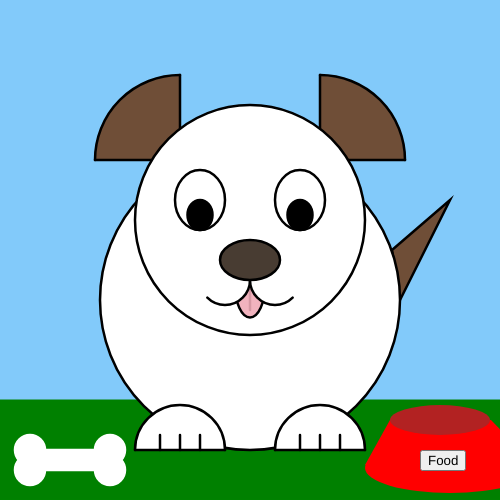
Frame 1 (no input)
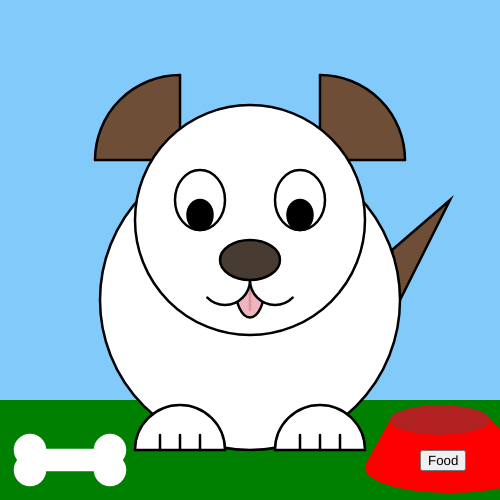
Frame 60 (no input)
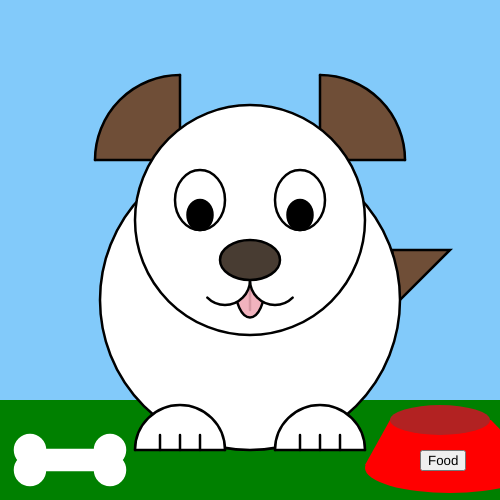
Frame 120 (the mouse pressed at the canvas centre since frame 60)

The p5.js sketch that drew these frames (run headless with seeded random() and noise() and a simulated clock; from frame 60 on, the mouse is pressed at the canvas centre):

// p5.js sketch
// ── sketch.js
var eyeW=50;
var eyeH=60;
var noseW=60;
var noseH=40;
var earsize=170;
var tongue='#F1B3BE';
var bowlFill='#b22222';
var foodButton;
var tailx= 450;
var taily= 200;


function setup() {
  // put setup code here
  createCanvas(500,500);
  foodButton=createButton('Food');
  foodButton.position(420,450);
  foodButton.mousePressed(function(){
  bowlFill='#483C32';
});
}

function draw() {
  // put drawing code here
background('#82CAFA');
  fill('green');
  stroke('green')
  rect(0,400,500,100);
  strokeWeight(2.5);
  stroke('black');
//ears
  fill('#6F4E37');
  arc(180,160,earsize,earsize,PI,0-HALF_PI);
  line(180-(earsize/2),160,180,160);
  line(180,160-(earsize/2),180,160);
  arc(320,160,earsize,earsize,HALF_PI+PI,0);
  line(320+(earsize/2),160,320,160);
  line(320,160-(earsize/2),320,160);

//tail
triangle(400,300,392,250,tailx,taily);

  fill ('white');
//body
ellipse(250,300,300,300);
//head
ellipse(250,220,230,230);
//feet
arc(180,450,90,90,PI,0);
arc(320,450,90,90,PI,0);
line(135,450,225,450);
line(320-45,450,320+45,450);
line(200,450,200,435);
line(180,450,180,435);
line(160,450,160,435);
line(320,450,320,435);
line(300,450,300,435);
line(340,450,340,435);

//eyes
fill('white');
ellipse(200,200,eyeW,eyeH);
ellipse(300,200,eyeW,eyeH);
fill('black')
ellipse(200,215,eyeW/2,eyeH/2);
ellipse(300,215,eyeW/2,eyeH/2);
//bone
fill('white');
stroke('white');
rect(30,450,70,20);
circle(30,450,30);
circle(30,470,30);
circle(110,450,30);
circle(110,470,30);
stroke('black')
//tongue
fill(tongue);
arc(250,285,30,65,0,PI);
stroke('#d598a3');
line(250,290,250,310);
//mouth
stroke('black')
fill('white');
arc(250-25,260+(noseH/2),50,50,0,PI-QUARTER_PI);
arc(250+25,260+(noseH/2),50,50,0+QUARTER_PI,PI+QUARTER_PI);
//nose
fill('#483C32')
ellipse(250,260,noseW,noseH);
//bowl
strokeWeight(0);
fill('red');
ellipse(450,468,170,50);
quad(450-85,465,450+85,465,491,420,390,420);
fill(bowlFill);
ellipse(440,420,100,30);


if (mouseX >= 400 && mouseX<=470){
tailx=mouseX;
}
if (mouseY >= 200 && mouseY<=250){
taily=mouseY;
}




}//end of draw
